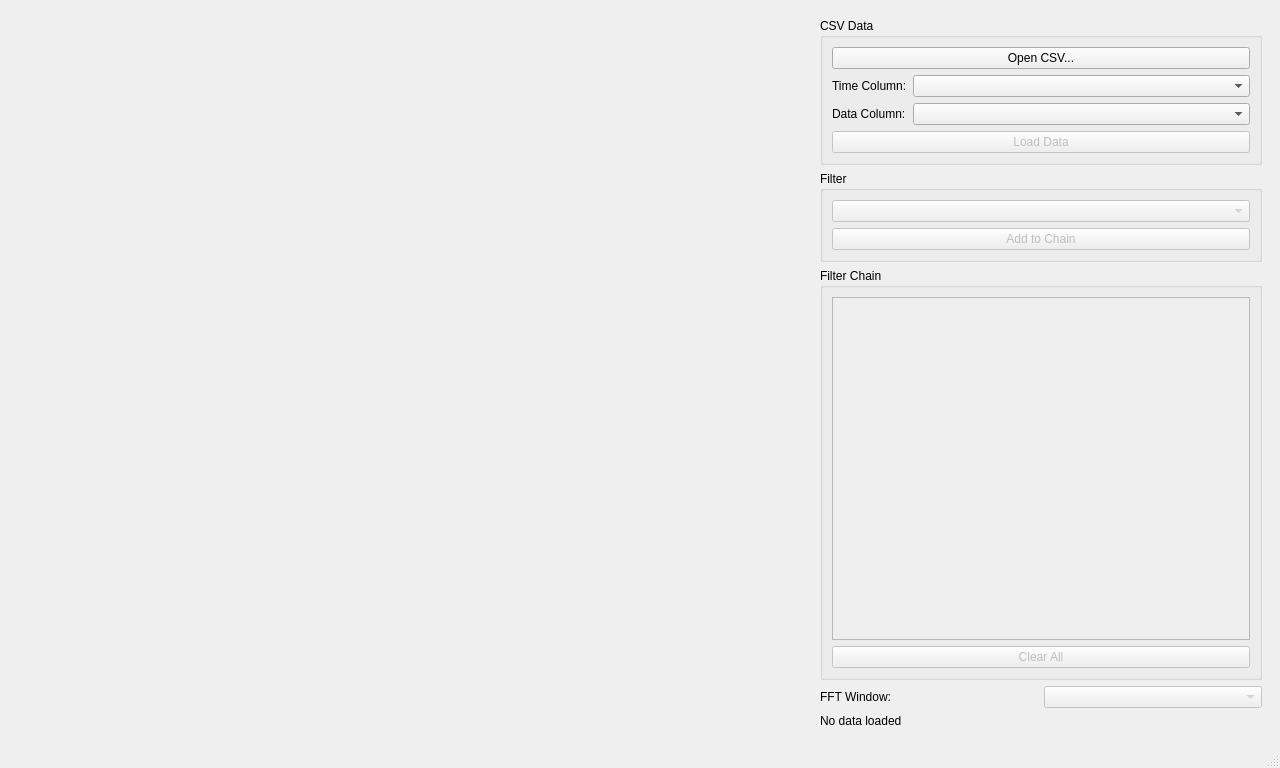
<?xml version="1.0" encoding="UTF-8"?>
<ui version="4.0">
 <class>MainWindow</class>
 <widget class="QMainWindow" name="MainWindow">
  <property name="geometry">
   <rect>
    <x>0</x>
    <y>0</y>
    <width>1280</width>
    <height>768</height>
   </rect>
  </property>
  <property name="windowTitle">
   <string>MFClab</string>
  </property>
  <widget class="QWidget" name="centralwidget">
   <layout class="QHBoxLayout" name="mainHLayout">
    <item>
     <layout class="QVBoxLayout" name="graphVLayout" stretch="2,1">
      <item>
       <widget class="QWidget" name="graphMain" native="true">
        <property name="sizePolicy">
         <sizepolicy hsizetype="Expanding" vsizetype="Expanding">
          <horstretch>0</horstretch>
          <verstretch>2</verstretch>
         </sizepolicy>
        </property>
        <property name="minimumSize">
         <size>
          <width>0</width>
          <height>200</height>
         </size>
        </property>
       </widget>
      </item>
      <item>
       <layout class="QHBoxLayout" name="fftHLayout">
        <item>
         <widget class="QWidget" name="graphFFTRaw" native="true">
          <property name="sizePolicy">
           <sizepolicy hsizetype="Expanding" vsizetype="Expanding">
            <horstretch>0</horstretch>
            <verstretch>1</verstretch>
           </sizepolicy>
          </property>
          <property name="minimumSize">
           <size>
            <width>0</width>
            <height>150</height>
           </size>
          </property>
         </widget>
        </item>
        <item>
         <widget class="QWidget" name="graphFFTFiltered" native="true">
          <property name="sizePolicy">
           <sizepolicy hsizetype="Expanding" vsizetype="Expanding">
            <horstretch>0</horstretch>
            <verstretch>1</verstretch>
           </sizepolicy>
          </property>
          <property name="minimumSize">
           <size>
            <width>0</width>
            <height>150</height>
           </size>
          </property>
         </widget>
        </item>
       </layout>
      </item>
     </layout>
    </item>
    <item>
      <widget class="QWidget" name="controlPanel" native="true">
       <property name="minimumSize">
        <size>
         <width>380</width>
         <height>0</height>
        </size>
       </property>
       <property name="maximumSize">
        <size>
         <width>460</width>
         <height>16777215</height>
        </size>
       </property>
      <layout class="QVBoxLayout" name="controlVLayout">
       <item>
        <widget class="QGroupBox" name="groupCSV">
         <property name="sizePolicy">
          <sizepolicy hsizetype="Preferred" vsizetype="Preferred">
           <horstretch>0</horstretch>
           <verstretch>0</verstretch>
          </sizepolicy>
         </property>
         <property name="title">
          <string>CSV Data</string>
         </property>
         <layout class="QVBoxLayout" name="csvLayout">
          <item>
           <widget class="QPushButton" name="btnOpenCSV">
            <property name="text">
             <string>Open CSV...</string>
            </property>
           </widget>
          </item>
          <item>
           <layout class="QFormLayout" name="csvFormLayout">
            <item row="0" column="0">
             <widget class="QLabel" name="labelTimeCo">
              <property name="text">
               <string>Time Column:</string>
              </property>
             </widget>
            </item>
            <item row="0" column="1">
             <widget class="QComboBox" name="comboTimeCol"/>
            </item>
            <item row="1" column="0">
             <widget class="QLabel" name="labelDataCol">
              <property name="text">
               <string>Data Column:</string>
              </property>
             </widget>
            </item>
            <item row="1" column="1">
             <widget class="QComboBox" name="comboDataCol"/>
            </item>
           </layout>
          </item>
          <item>
           <widget class="QPushButton" name="btnLoadData">
            <property name="enabled">
             <bool>false</bool>
            </property>
            <property name="text">
             <string>Load Data</string>
            </property>
           </widget>
          </item>
         </layout>
        </widget>
       </item>
       <item>
        <widget class="QGroupBox" name="groupFilter">
         <property name="title">
          <string>Filter</string>
         </property>
         <layout class="QVBoxLayout" name="filterSelectLayout">
          <item>
           <widget class="QComboBox" name="comboFilterType">
            <property name="enabled">
             <bool>false</bool>
            </property>
           </widget>
          </item>
          <item>
           <widget class="QPushButton" name="btnAddFilter">
            <property name="enabled">
             <bool>false</bool>
            </property>
            <property name="text">
             <string>Add to Chain</string>
            </property>
           </widget>
          </item>
         </layout>
        </widget>
       </item>
       <item>
        <widget class="QGroupBox" name="groupChain">
         <property name="sizePolicy">
          <sizepolicy hsizetype="Preferred" vsizetype="Preferred">
           <horstretch>100</horstretch>
           <verstretch>0</verstretch>
          </sizepolicy>
         </property>
         <property name="minimumSize">
          <size>
            <width>340</width>
            <height>0</height>
          </size>
         </property>
         <property name="title">
          <string>Filter Chain</string>
         </property>
         <layout class="QVBoxLayout" name="chainLayout">
          <item>
           <widget class="QScrollArea" name="filterChainArea">
            <property name="sizePolicy">
             <sizepolicy hsizetype="Expanding" vsizetype="Expanding">
              <horstretch>0</horstretch>
              <verstretch>1</verstretch>
             </sizepolicy>
            </property>
            <property name="widgetResizable">
             <bool>true</bool>
            </property>
            <widget class="QWidget" name="filterChainContent">
             <property name="geometry">
              <rect>
               <x>0</x>
               <y>0</y>
               <width>356</width>
               <height>311</height>
              </rect>
             </property>
             <layout class="QVBoxLayout" name="filterChainVLayout"/>
            </widget>
           </widget>
          </item>
          <item>
           <widget class="QPushButton" name="btnClearChain">
            <property name="enabled">
             <bool>false</bool>
            </property>
            <property name="text">
             <string>Clear All</string>
            </property>
           </widget>
          </item>
         </layout>
        </widget>
       </item>
       <item>
        <layout class="QHBoxLayout" name="fftWindowLayout">
         <item>
          <widget class="QLabel" name="labelFFTWindow">
           <property name="text">
            <string>FFT Window:</string>
           </property>
          </widget>
         </item>
         <item>
          <widget class="QComboBox" name="comboFFTWindow">
           <property name="enabled">
            <bool>false</bool>
           </property>
          </widget>
         </item>
        </layout>
       </item>
       <item>
        <widget class="QLabel" name="labelStatus">
         <property name="text">
          <string>No data loaded</string>
         </property>
         <property name="alignment">
          <set>Qt::AlignmentFlag::AlignLeading|Qt::AlignmentFlag::AlignLeft|Qt::AlignmentFlag::AlignVCenter</set>
         </property>
        </widget>
       </item>
      </layout>
     </widget>
    </item>
   </layout>
  </widget>
  <widget class="QStatusBar" name="statusbar"/>
 </widget>
 <resources/>
 <connections/>
</ui>
